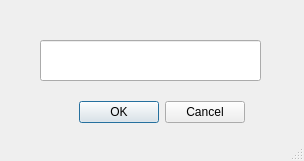
<?xml version="1.0" encoding="UTF-8"?>
<ui version="4.0">
 <class>MainWindow</class>
 <widget class="QMainWindow" name="MainWindow">
  <property name="geometry">
   <rect>
    <x>0</x>
    <y>0</y>
    <width>304</width>
    <height>161</height>
   </rect>
  </property>
  <property name="windowTitle">
   <string>MainWindow</string>
  </property>
  <widget class="QWidget" name="centralwidget">
   <widget class="QDialogButtonBox" name="buttonBox">
    <property name="geometry">
     <rect>
      <x>70</x>
      <y>100</y>
      <width>175</width>
      <height>25</height>
     </rect>
    </property>
    <property name="standardButtons">
     <set>QDialogButtonBox::Cancel|QDialogButtonBox::Ok</set>
    </property>
   </widget>
   <widget class="QLineEdit" name="lineEdit">
    <property name="geometry">
     <rect>
      <x>40</x>
      <y>40</y>
      <width>221</width>
      <height>41</height>
     </rect>
    </property>
   </widget>
  </widget>
  <widget class="QStatusBar" name="statusbar"/>
 </widget>
 <resources/>
 <connections/>
</ui>
